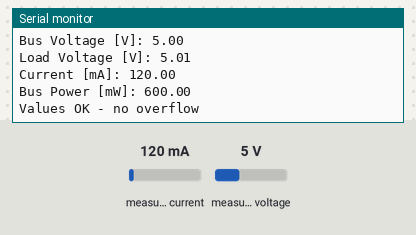
Recording of a sketch running on a simulated Arduino Uno, built with avr-gcc and run on an emulated ATmega328P. Parts: the last lines printed to the serial monitor. The test bench sets the inputs (shaded band); at power-on: measured current 120 mA, measured voltage 5 V.

Above: at 1.2 s.
1.3 s: measured current set to 40 mA
At 3.8 s:
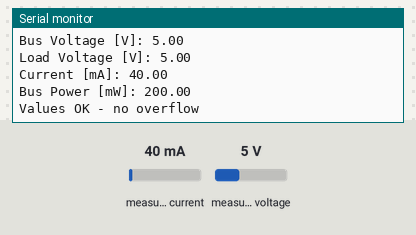
4.1 s: measured voltage set to 0.3 V
At 6.7 s:
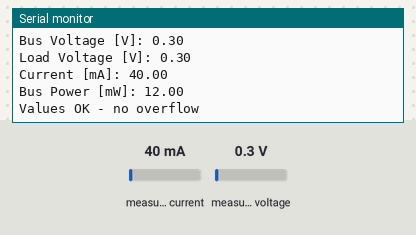
6.9 s: measured current set to 500 mA
At 9.6 s:
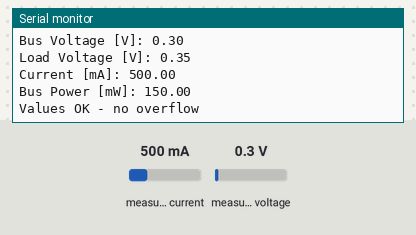
Timing chart, 0 to 11.1 s (numbered marks = the images above; inputs shaded):
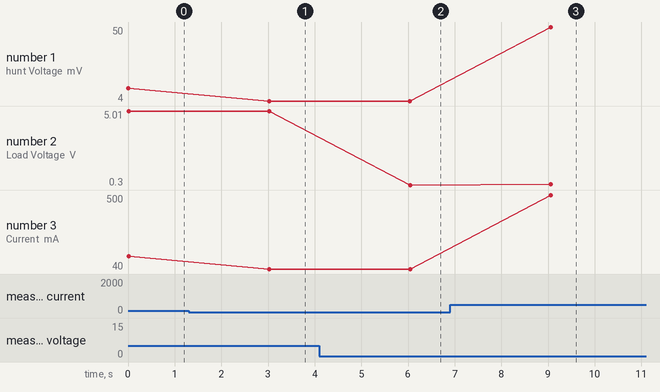

The sketch:

2_INA226.ino
```cpp
/***************************************************************************
* Example sketch for the INA226_WE library
*
* This sketch shows how to use the INA226 module in continuous mode with
* hardware I2C, and communicate with a slave Arduino using SoftWire.
*
* Further information can be found on:
* https://wolles-elektronikkiste.de/ina226 (German)
* https://wolles-elektronikkiste.de/en/ina226-current-and-power-sensor (English)
*
***************************************************************************/
#include <Wire.h>
#include <INA226_WE.h>

#define I2C_ADDRESS 0x55


// Create INA226_WE instance using hardware Wire
INA226_WE ina226(I2C_ADDRESS);

void setup() {
  Serial.begin(115200);

  // Initialize hardware I2C (Wire) and SoftWire (for slave communication)
  Wire.begin();


  if (!ina226.init()) {
    Serial.println("Failed to init INA226. Check your wiring.");
    while (1) {}
  }

  Serial.println("INA226 Current Sensor Example Sketch - Continuous");

  // Wait for the first conversion to complete
  ina226.waitUntilConversionCompleted();
}

void loop() {
  float shuntVoltage_mV = 0.0;
  float loadVoltage_V = 0.0;
  float busVoltage_V = 0.0;
  float current_mA = 0.0;
  float power_mW = 0.0;

  // Read sensor data from INA226 using hardware I2C
  shuntVoltage_mV = ina226.getShuntVoltage_mV();
  busVoltage_V = ina226.getBusVoltage_V();
  current_mA = ina226.getCurrent_mA();
  power_mW = ina226.getBusPower();
  loadVoltage_V  = busVoltage_V + (shuntVoltage_mV / 1000);

  // Print sensor data
  Serial.print("Shunt Voltage [mV]: "); Serial.println(shuntVoltage_mV);
  Serial.print("Bus Voltage [V]: "); Serial.println(busVoltage_V);
  Serial.print("Load Voltage [V]: "); Serial.println(loadVoltage_V);
  Serial.print("Current [mA]: "); Serial.println(current_mA);
  Serial.print("Bus Power [mW]: "); Serial.println(power_mW);


  // Check for overflow
  if (!ina226.overflow) {
    Serial.println("Values OK - no overflow");
  } else {
    Serial.println("Overflow! Choose higher current range");
  }

  Serial.println();
  delay(3000);
}
```

Measured:
- after the input at 1.3 s, the serial monitor: prints a new line after 1.7 s (image 1)
- after the input at 4.1 s, the serial monitor: prints a new line after 1.9 s (image 2)
- after the input at 6.9 s, the serial monitor: prints a new line after 2.2 s (image 3)
- plotted number 1: 12 → 4 after the input at 1.3 s, 4 → 50 after the input at 6.9 s
- plotted number 2: 5 → 0.3 after the input at 4.1 s, 0.3 → 0.35 after the input at 6.9 s
- plotted number 3: 120 → 40 after the input at 1.3 s, 40 → 500 after the input at 6.9 s
